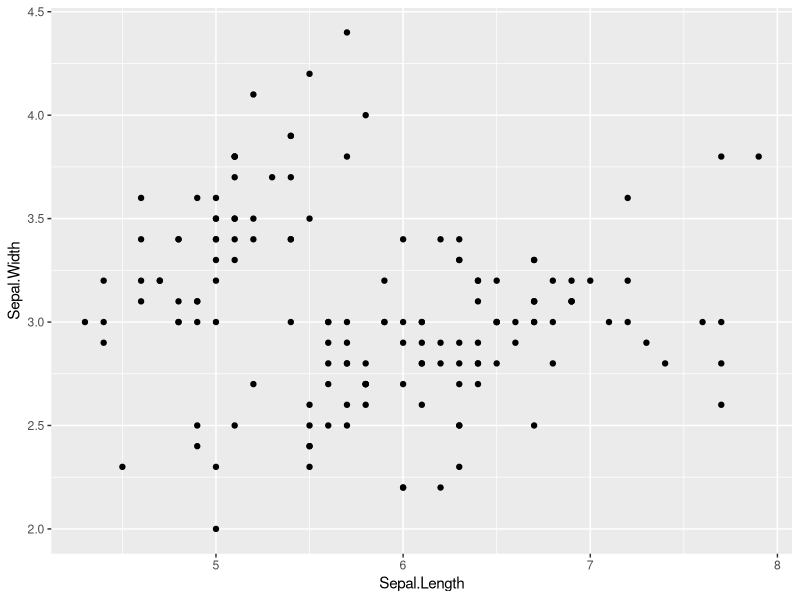
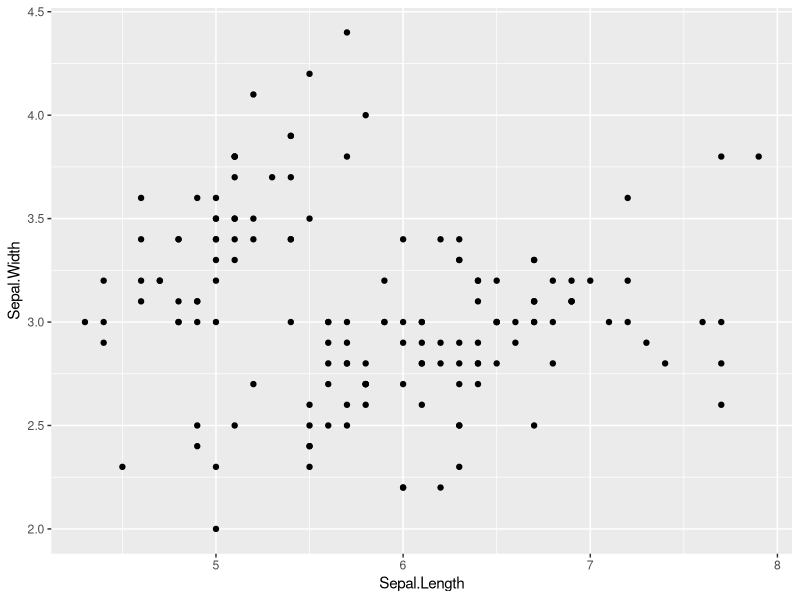
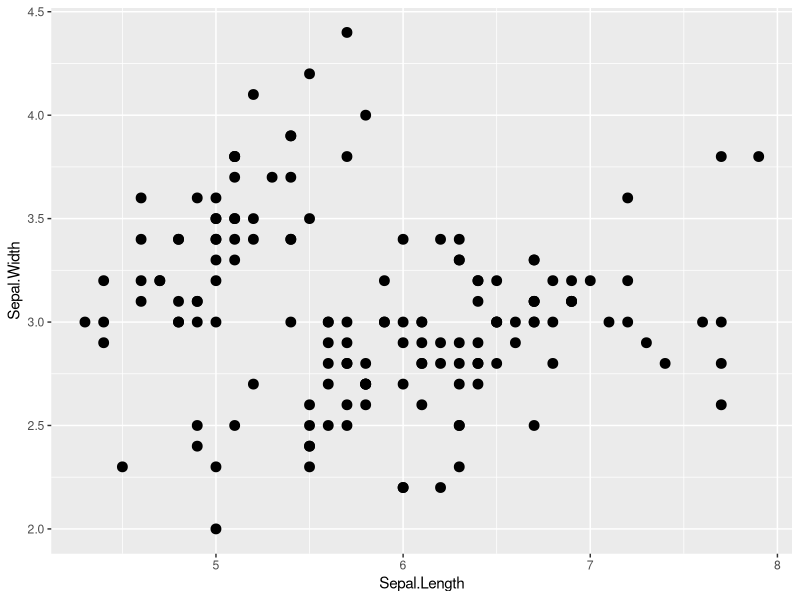
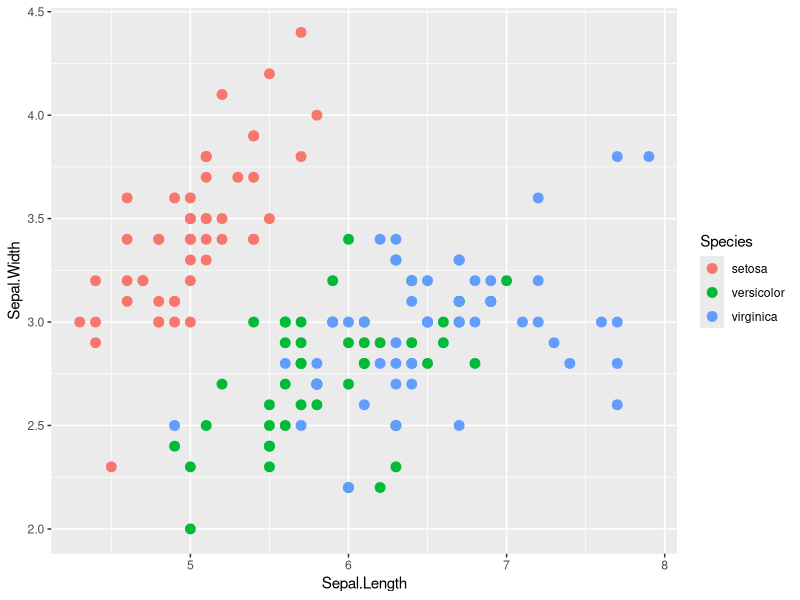
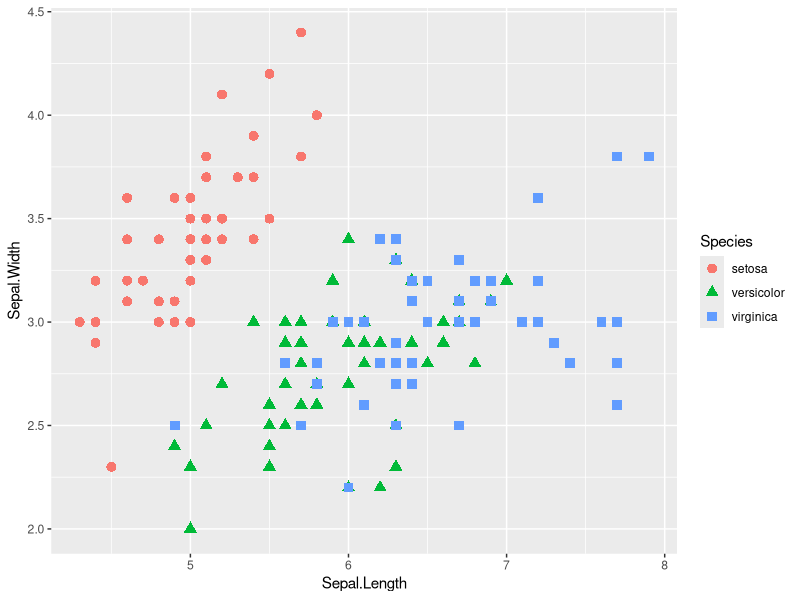
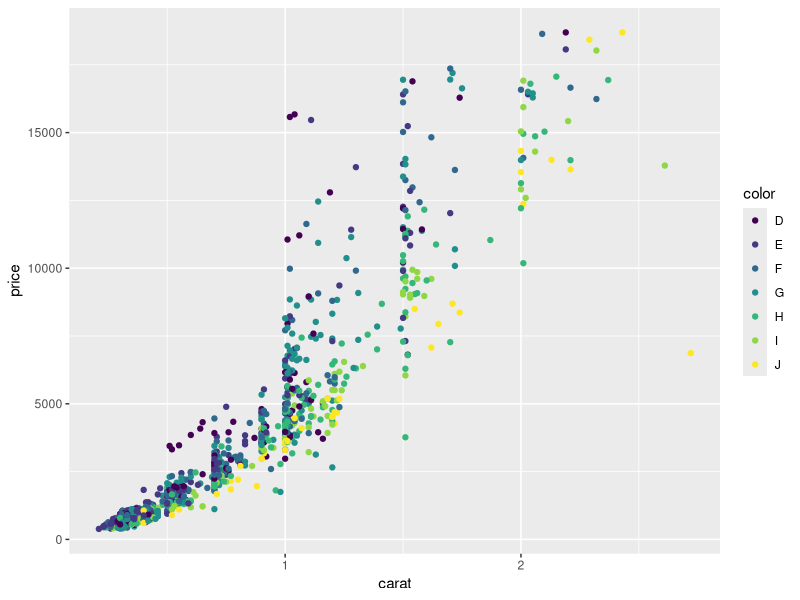
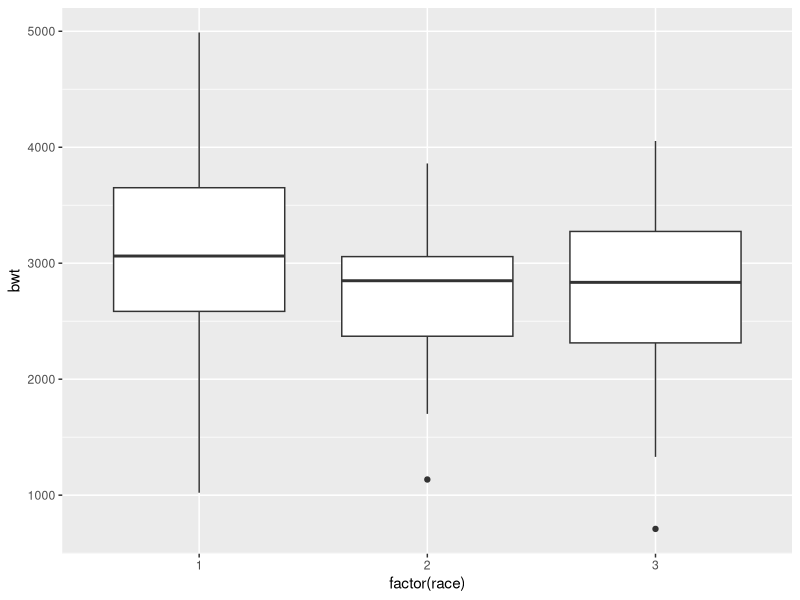

Here is the R script that generated these plots, in order:
#ggplot learning script
#Dan Luo
#Feb 22 2015

install.packages("ggplot2",dependencies=TRUE)
install.packages("plyr")
install.packages("ggthemes")
install.packages("reshape2")

head(iris)
library(ggplot2)
library(plyr)
library(ggthemes)
library(reshape2)

myiris<- iris

myplot<-ggplot(data=iris, aes(x=Sepal.Length, y=Sepal.Width))
summary(myplot)

ggplot(data=iris, aes(x=Sepal.Length, y=Sepal.Width)) +
  geom_point()
# another way
myplot + geom_point()

# change the asesthetics of a geom
# increase the size of point
ggplot(data=iris, aes(x=Sepal.Length, y=Sepal.Width)) +
  geom_point(size=3)

# add some color
ggplot(iris, aes(x=Sepal.Length, y=Sepal.Width,color=Species)) +
  geom_point(size=3)

# differentiate points by shape
ggplot(iris, aes(x=Sepal.Length, y=Sepal.Width,color=Species)) +
  geom_point(aes(shape=Species),size=3)
# setting size, mapping shape

# Exercise 1
# make a small sample of the diamonds dataset
d2 <- diamonds[sample(1:dim(diamonds)[1], 1000), ]
ggplot(d2,aes(x=carat, y=price, color=color))+geom_point()

# Built-in stat example: Boxplots
library(MASS)
ggplot(birthwt, aes(factor(race),bwt)) + geom_boxplot()




